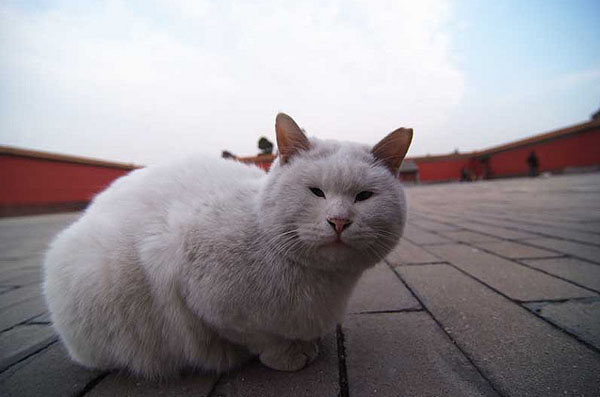
#> input picture Filter/cat.jpg, 600 x 397 px
$ python makeBW.py
#> lines starting #> are read from the running program, lines starting #| are printed output that depends on the picture
from PIL import Image

im = Image.open("cat.jpg")
#> im is the input picture: PIL image 600x397 RGB; mean R, G, B 149, 144.3, 149.2
pixels = im.load()

im.show()

for i in range(im.width):
    for j in range(im.height):
        r, g, b = pixels[i, j]
        a = (r+b+g)//3
        if a<100:
            pixels[i, j] = (0, 0, 0)
        else:
            pixels[i, j] = (200, 255, 255)

im.show()
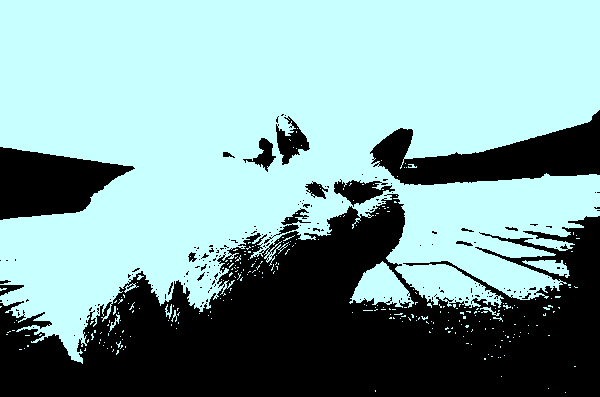
#> shown: PIL image 600x397 RGB; mean R, G, B 125.6, 160.1, 160.1

$ run again, with Filter/family.jpeg copied over Filter/cat.jpg
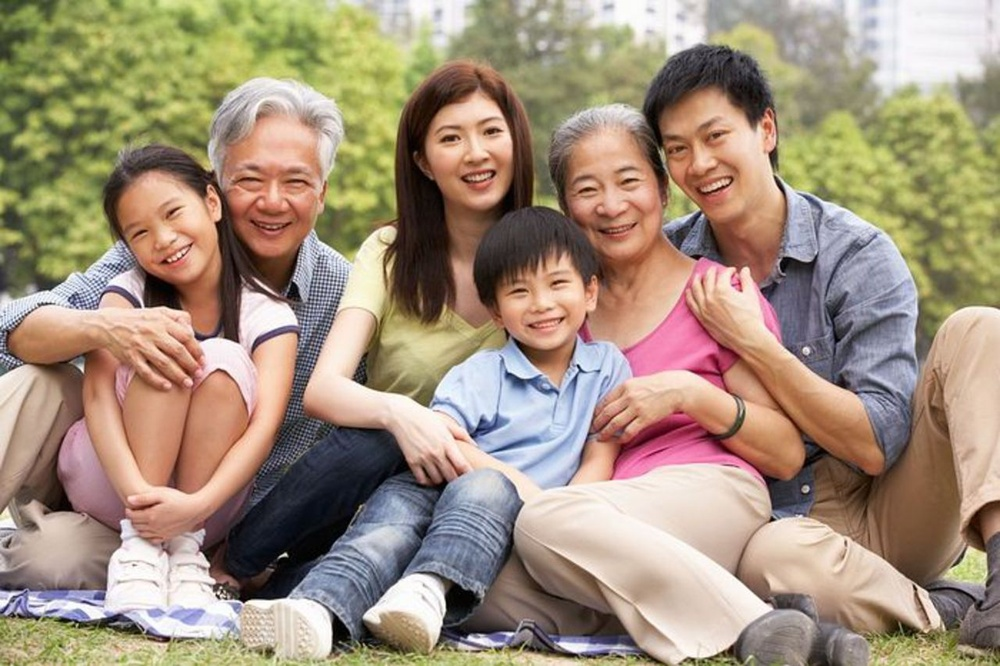
#> input picture Filter/family.jpeg, 1000 x 666 px, shrunk from 1280 x 852 before the run
#> im is the input picture: PIL image 1000x666 RGB; mean R, G, B 162, 144.2, 124
#> `im.show()`:
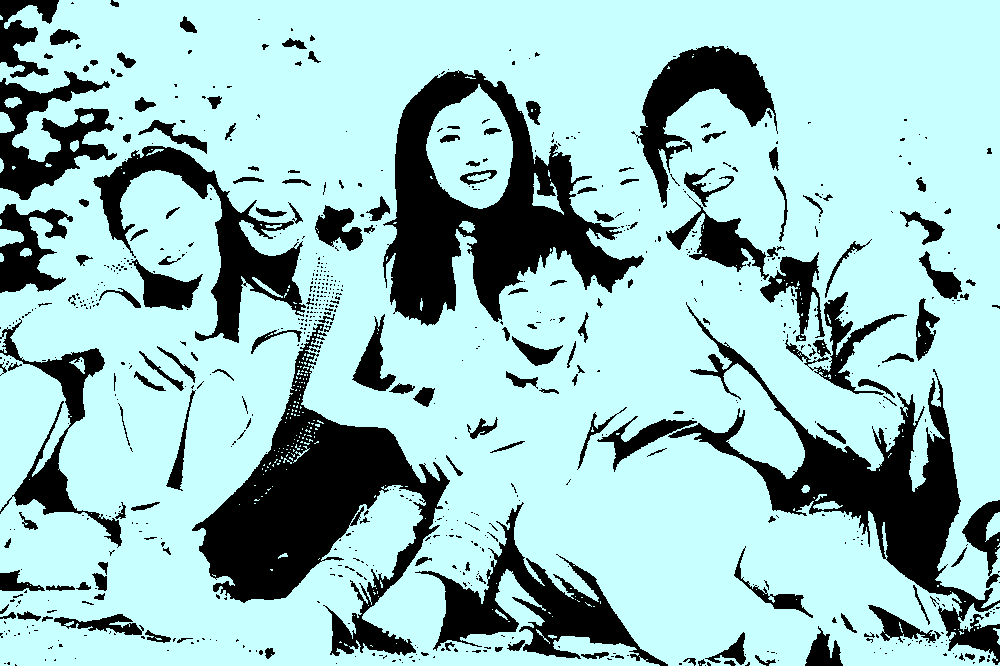
#> shown: PIL image 1000x666 RGB; mean R, G, B 152.4, 194.3, 194.3
